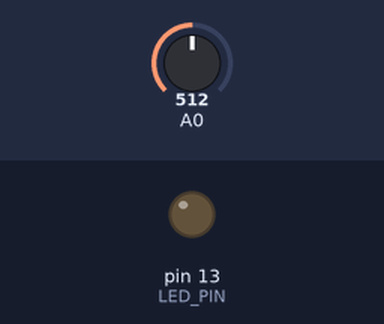
The sketch below on a simulated Arduino Uno, built with avr-gcc and run on an emulated ATmega328P. Parts: output pins drawn as LEDs (lit = HIGH). Inputs (shaded band) come from the test bench; at power-on: A0 = 512.

Above: at 2.1 s.
2.2 s: A0 set to 20
At 2.7 s:
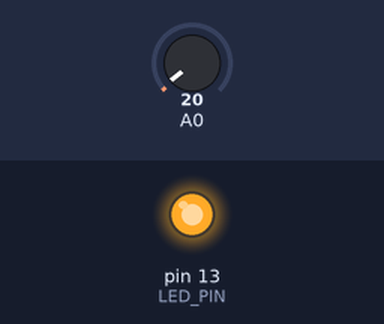
Timing chart, 0 to 8.1 s (numbered marks = the images above; inputs shaded):
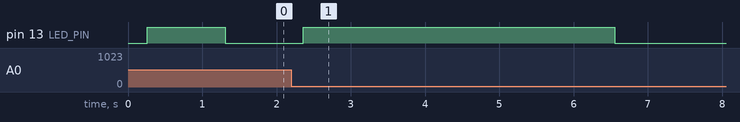

The sketch:

sketch.ino
```cpp
#include <avr/io.h>
#include <avr/interrupt.h>

#define LED_PIN PB5 //On-board LED on Arduino Uno
#define TEMPERATURE_THRESHOLD 30 //Temperature threshold in degrees Celsius

volatile uint16_t adc_value;

// Timer1 overflow interrupt service routine
ISR(TIMER1_OVF_vect)
{
  TCNT1 = 0; //reset timer1

  //Read ADC value
  ADCSRA |= (1 << ADSC); //Start conversion
  while (ADCSRA & (1 << ADSC)); //Wait for conversion to complete

  adc_value = ADC; //Read 10-bit ADC value

  //Calculate temperature in degrees Celsius
  float temperature = (adc_value * 5.0 * 100.0) / 1024.0;

  //Control LED blinking rate based on temperature
  if (temperature < TEMPERATURE_THRESHOLD) {
    PORTB ^= (1 << LED_PIN); //Toggle LED every 250 ms
    TCCR1B = (1 << CS12) | (1 << CS10); //Set prescaler to 1024
  }
  else {
    PORTB ^= (1 << LED_PIN); //Toggle LED every 500 ms
    TCCR1B = (1 << CS12); //Set prescaler to 256
  }
}

void setup()
{
  //Set LED pin as output
  DDRB = (1 << LED_PIN);

  //Setup ADC
  ADMUX = (1 << REFS0); //Set reference voltage to AVCC
  ADCSRA = (1 << ADEN) | (1 << ADPS2) | (1 << ADPS1) | (1 << ADPS0); //Enable ADC and set prescaler to 128

  //Setup timer1
  TCCR1A = 0; //Normal mode
  TIMSK1 = (1 << TOIE1); //Enable overflow interrupt

  //Enable global interrupts
  sei();
}

void loop()
{
  //Main loop is empty as everything is handled by interrupts
}
```
